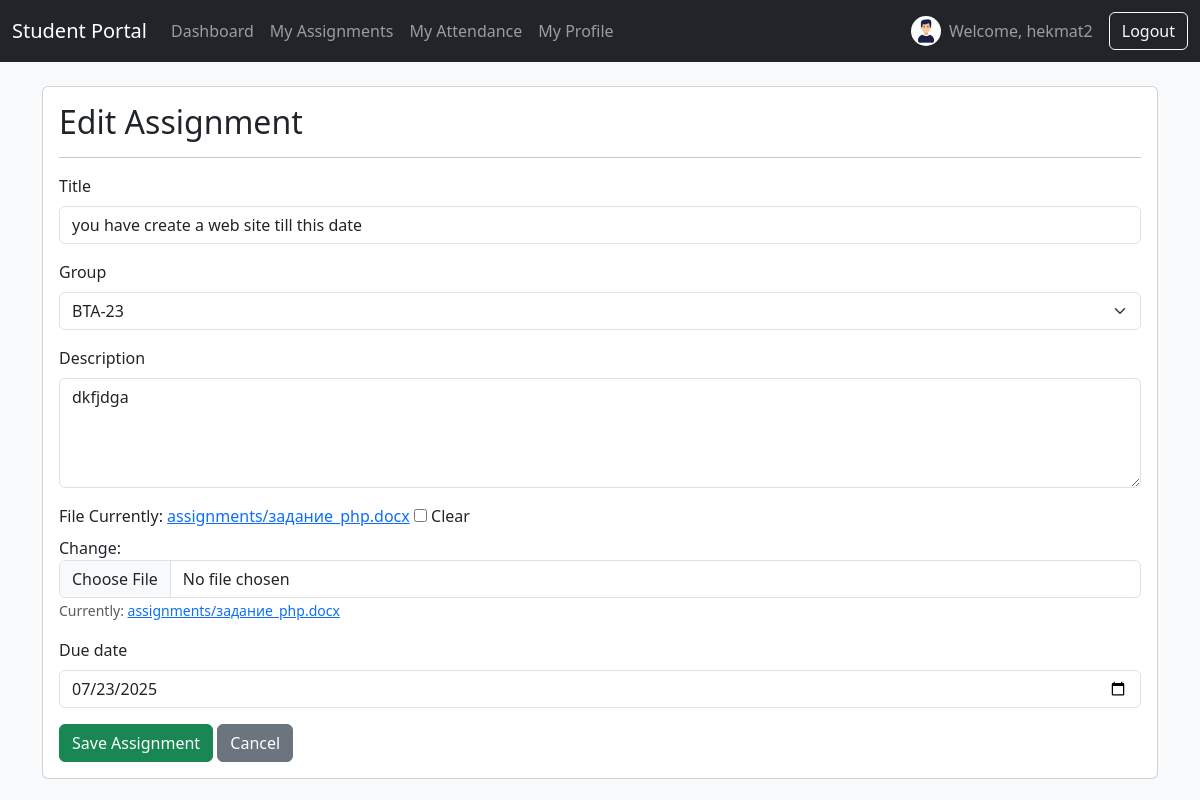
The page /assignment/3/edit/ (signed in) on the database its author committed.
### students/models.py (models this page shows, shortened)
class Assignment(models.Model):
    title = models.CharField(max_length=200)
    group = models.ForeignKey(Group, on_delete=models.CASCADE, related_name='assignments')
    description = models.TextField(blank=True, null=True)
    file = models.FileField(upload_to='assignments/', blank=True, null=True)
    due_date = models.DateField(blank=True, null=True)
    created_at = models.DateTimeField(auto_now_add=True)
    class Meta:
        ordering = ['-due_date']

### students/views.py (the view)
# urls.py: path('assignment/<int:pk>/edit/', views.AssignmentUpdateView.as_view(), name='assignment-edit'),
class AssignmentUpdateView(AuthRequiredMixin, SuccessMessageMixin, UpdateView):
    model = Assignment
    fields = ['title', 'group', 'description', 'file', 'due_date']
    template_name = 'students/assignment_form.html'
    success_url = reverse_lazy('assignment-list')
    success_message = "Assignment '%(title)s' was updated successfully."
    def get_form(self, form_class=None):
        form = super().get_form(form_class)
        form.fields['due_date'].widget = forms.DateInput(attrs={'type': 'date', 'class': 'form-control'})
        form.fields['title'].widget.attrs.update({'class': 'form-control'})
        form.fields['group'].widget.attrs.update({'class': 'form-select'})
        form.fields['description'].widget.attrs.update({'class': 'form-control', 'rows': 4})
        form.fields['file'].widget.attrs.update({'class': 'form-control'})
        return form

### students/context_processors.py (called while the page is built)
def student_profile_picture(request):
    if request.user.is_authenticated and not request.user.is_superuser:
        try:
            student = Student.objects.get(user=request.user)
            return {'student_photo_url': student.photo.url}
        except Student.DoesNotExist:
            return {}
    return {}

### students/models.py (called while the page is built)
    def __str__(self):
        return self.name

### students/templates/students/assignment_form.html (shortened to what this page needs)
{% extends 'students/base.html' %}
{% block content %}
<div class="card">
  <div class="card-body">
    <h2 class="card-title">
      {% if object %}Edit Assignment{% else %}Create New Assignment{% endif %}
    </h2>
    <hr />
    <form method="post" enctype="multipart/form-data">
      <div class="mb-3">
        <label for="{{ form.title.id_for_label }}" class="form-label"
          >{{ form.title.label }}</label
        >
        {{ form.title }}
      </div>
      <div class="mb-3">
        <label for="{{ form.group.id_for_label }}" class="form-label"
          >{{ form.group.label }}</label
        >
        {{ form.group }}
      </div>
      <div class="mb-3">
        <label for="{{ form.description.id_for_label }}" class="form-label"
          >{{ form.description.label }}</label
        >
        {{ form.description }}
      </div>
      <div class="mb-3">
        <label for="{{ form.file.id_for_label }}" class="form-label"
          >{{ form.file.label }}</label
        >
        {{ form.file }} {% if object.file %}
        <small class="form-text text-muted"
          >Currently:
          <a href="{{ object.file.url }}">{{ object.file.name }}</a></small
        >
        {% endif %}
      </div>
      <div class="mb-3">
        <label for="{{ form.due_date.id_for_label }}" class="form-label"
          >{{ form.due_date.label }}</label
        >
        {{ form.due_date }}
      </div>
      <button type="submit" class="btn btn-success">Save Assignment</button>
      <a href="{% url 'assignment-list' %}" class="btn btn-secondary">Cancel</a>
    </form>
  </div>
</div>
{% endblock %}

### students/templates/students/base.html (shortened to what this page needs)
<!DOCTYPE html>
<html lang="en">
  <head>
    <link
      href="https://cdn.jsdelivr.net/npm/bootstrap@5.3.2/dist/css/bootstrap.min.css"
      rel="stylesheet"
    />
    <link
      rel="stylesheet"
      href="https://cdn.jsdelivr.net/npm/bootstrap-icons@1.11.1/font/bootstrap-icons.css"
    />
  </head>
  <body class="bg-light">
    {% if user.is_authenticated %}
    <nav class="navbar navbar-expand-lg navbar-dark bg-dark">
        <div class="container-fluid">
            {% if user.is_superuser %}
                <a class="navbar-brand" href="{% url 'dashboard' %}">Teacher Dashboard</a>
            {% else %}
                <a class="navbar-brand" href="{% url 'student-dashboard' %}">Student Portal</a>
            {% endif %}
            <div class="collapse navbar-collapse" id="navbarNav">
                <ul class="navbar-nav me-auto mb-2 mb-lg-0">
                    {% if user.is_superuser %}
                        <li class="nav-item">
                            <a class="nav-link" href="{% url 'student-list' %}">Students</a>
                        </li>
                        <li class="nav-item">
                            <a class="nav-link" href="{% url 'group-list' %}">Groups</a>
                        </li>
                        <li class="nav-item">
                            <a class="nav-link" href="{% url 'assignment-list' %}">Assignments</a>
                        </li>
                        <li class="nav-item">
                            <a class="nav-link" href="{% url 'announcement-list' %}">Announcements</a>
                        </li>
                        <li class="nav-item">
                            <a class="nav-link" href="{% url 'attendance' %}">Attendance</a>
                        </li>
                    {% else %}
                        <li class="nav-item">
                            <a class="nav-link" href="{% url 'student-dashboard' %}">Dashboard</a>
                        </li>
                        <li class="nav-item">
                            <a class="nav-link" href="{% url 'student-assignments' %}">My Assignments</a>
                        </li>
                        <li class="nav-item">
                            <a class="nav-link" href="{% url 'student-attendance' %}">My Attendance</a>
                        </li>
                        <li class="nav-item">
                            <a class="nav-link" href="{% url 'student-profile' %}">My Profile</a>
                        </li>
                    {% endif %}
                </ul>
                {% if user.is_superuser %}
                    <span class="navbar-text me-3">
                        Welcome, {{ user.username }}
                    </span>
                {% else %}
                    <span class="navbar-text me-3 d-flex align-items-center">
                        {% if student_photo_url %}
                            <img src="{{ student_photo_url }}" class="rounded-circle me-2" alt="{{ user.username }}" width="30" height="30" style="object-fit: cover;">
                        {% endif %}
                        Welcome, {{ user.username }}
                    </span>
                {% endif %}
                <form action="{% url 'logout' %}" method="post" class="d-flex">
                    <button type="submit" class="btn btn-outline-light">Logout</button>
                </form>
            </div>
        </div>
    </nav>
    {% endif %}
    <main class="container mt-4">
       {% block content %}{% endblock %}
    </main>
  </body>
</html>

### rows shown on the page
Assignment: title "you have create a web site till this date", group "BTA-23", description "dkfjdga", file.name "assignments/задание_php.docx", due_date "07/23/2025"

### other values the page prints
{{ user.username }} "hekmat2"
